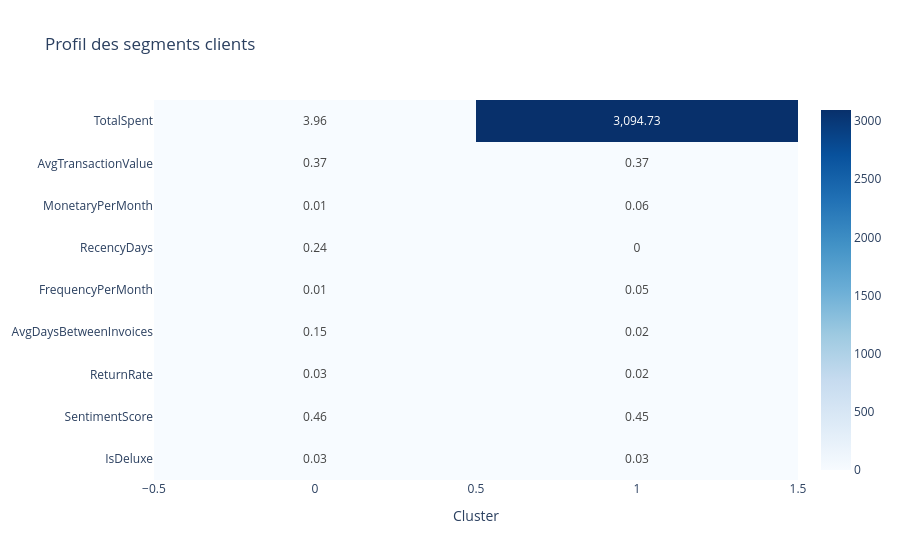

Here is the notebook cell this chart was saved with:
### Code cell
import plotly.express as px

fig = px.imshow(cluster_profile.T, text_auto=True, 
                color_continuous_scale='Blues',
                title="Profil des segments clients")
fig.show()

### Figure 1 — Plotly figure (JSON) as saved in the notebook; plotly's stock layout.template omitted (floating-point values rounded to 4 significant figures)
{"data": [{"coloraxis": "coloraxis", "hovertemplate": "Cluster: %{x}<br>y: %{y}<br>color: %{z}<extra></extra>", "name": "0", "texttemplate": "%{z}", "type": "heatmap", "x": [0, 1], "xaxis": "x", "y": ["TotalSpent", "AvgTransactionValue", "MonetaryPerMonth", "RecencyDays", "FrequencyPerMonth", "AvgDaysBetweenInvoices", "ReturnRate", "SentimentScore", "IsDeluxe"], "yaxis": "y", "z": [[3.96, 3095.0], [0.37, 0.37], [0.01, 0.06], [0.24, 0.0], [0.01, 0.05], [0.15, 0.02], [0.03, 0.02], [0.46, 0.45], [0.03, 0.03]]}], "layout": {"coloraxis": {"colorscale": [[0, "rgb(247,251,255)"], [0.125, "rgb(222,235,247)"], [0.25, "rgb(198,219,239)"], [0.375, "rgb(158,202,225)"], [0.5, "rgb(107,174,214)"], [0.625, "rgb(66,146,198)"], [0.75, "rgb(33,113,181)"], [0.875, "rgb(8,81,156)"], [1, "rgb(8,48,107)"]]}, "title": {"text": "Profil des segments clients"}, "xaxis": {"anchor": "y", "constrain": "domain", "domain": [0, 1], "scaleanchor": "y", "title": {"text": "Cluster"}}, "yaxis": {"anchor": "x", "autorange": "reversed", "constrain": "domain", "domain": [0, 1]}}}
